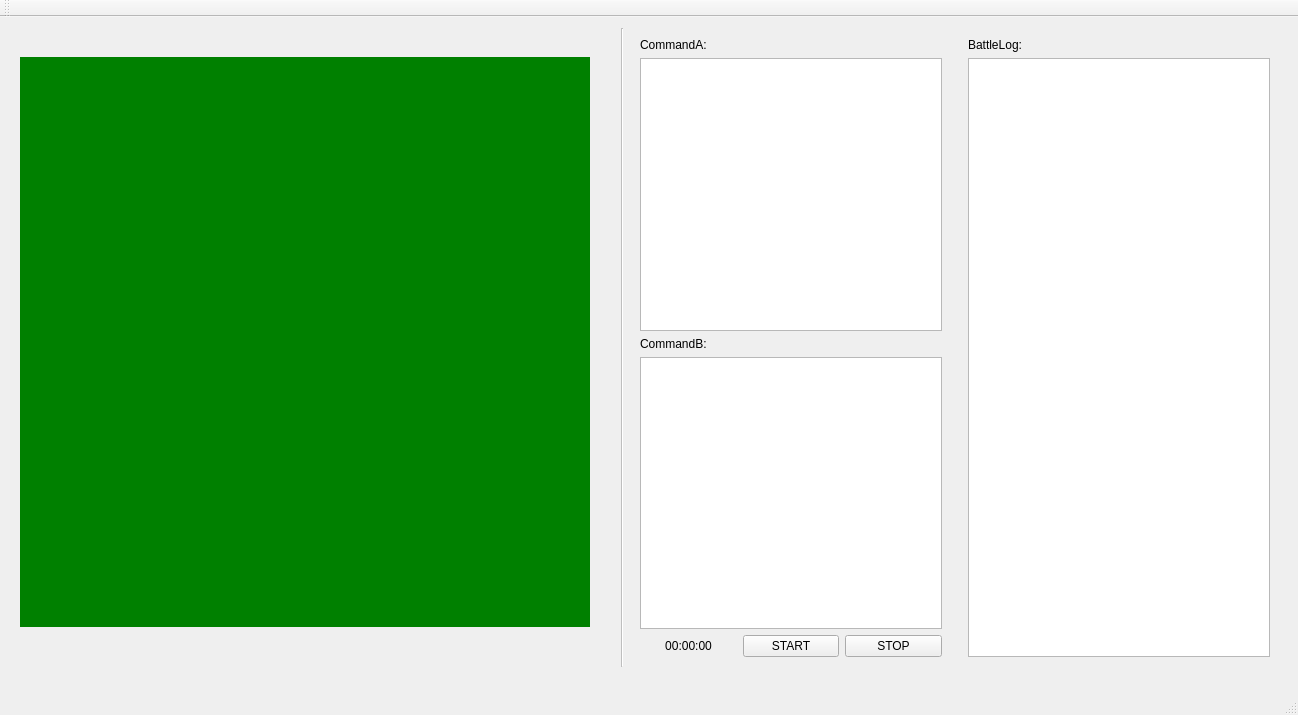
<?xml version="1.0" encoding="UTF-8"?>
<ui version="4.0">
 <class>MainFormClass</class>
 <widget class="QMainWindow" name="MainFormClass">
  <property name="geometry">
   <rect>
    <x>0</x>
    <y>0</y>
    <width>1298</width>
    <height>715</height>
   </rect>
  </property>
  <property name="sizePolicy">
   <sizepolicy hsizetype="Fixed" vsizetype="Fixed">
    <horstretch>0</horstretch>
    <verstretch>0</verstretch>
   </sizepolicy>
  </property>
  <property name="windowTitle">
   <string>BattleShip</string>
  </property>
  <property name="documentMode">
   <bool>false</bool>
  </property>
  <property name="dockNestingEnabled">
   <bool>false</bool>
  </property>
  <property name="unifiedTitleAndToolBarOnMac">
   <bool>false</bool>
  </property>
  <widget class="QWidget" name="centralWidget">
   <widget class="QWidget" name="layoutWidget">
    <property name="geometry">
     <rect>
      <x>610</x>
      <y>0</y>
      <width>681</width>
      <height>661</height>
     </rect>
    </property>
    <layout class="QGridLayout" name="gridLayout">
     <item row="1" column="0">
      <widget class="Line" name="line">
       <property name="enabled">
        <bool>false</bool>
       </property>
       <property name="sizePolicy">
        <sizepolicy hsizetype="Fixed" vsizetype="Preferred">
         <horstretch>0</horstretch>
         <verstretch>2</verstretch>
        </sizepolicy>
       </property>
       <property name="orientation">
        <enum>Qt::Vertical</enum>
       </property>
      </widget>
     </item>
     <item row="1" column="1">
      <layout class="QVBoxLayout" name="VL_Command">
       <property name="spacing">
        <number>6</number>
       </property>
       <property name="leftMargin">
        <number>10</number>
       </property>
       <property name="topMargin">
        <number>10</number>
       </property>
       <property name="rightMargin">
        <number>10</number>
       </property>
       <property name="bottomMargin">
        <number>10</number>
       </property>
       <item>
        <widget class="QLabel" name="Label_CommandA">
         <property name="text">
          <string>CommandA:</string>
         </property>
        </widget>
       </item>
       <item>
        <widget class="QPlainTextEdit" name="TextBox_CommandA">
         <property name="enabled">
          <bool>true</bool>
         </property>
        </widget>
       </item>
       <item>
        <widget class="QLabel" name="Label_CommandB">
         <property name="text">
          <string>CommandB:</string>
         </property>
        </widget>
       </item>
       <item>
        <widget class="QPlainTextEdit" name="TextBox_CommandB"/>
       </item>
       <item>
        <layout class="QHBoxLayout" name="horizontalLayout">
         <item>
          <widget class="QLabel" name="Label_GameTime">
           <property name="text">
            <string>00:00:00</string>
           </property>
           <property name="alignment">
            <set>Qt::AlignCenter</set>
           </property>
          </widget>
         </item>
         <item>
          <widget class="QPushButton" name="startButton">
           <property name="text">
            <string>START</string>
           </property>
          </widget>
         </item>
         <item>
          <widget class="QPushButton" name="stopButton">
           <property name="text">
            <string>STOP</string>
           </property>
          </widget>
         </item>
        </layout>
       </item>
      </layout>
     </item>
     <item row="1" column="2">
      <layout class="QVBoxLayout" name="VL_BattleLog">
       <property name="leftMargin">
        <number>10</number>
       </property>
       <property name="topMargin">
        <number>10</number>
       </property>
       <property name="rightMargin">
        <number>10</number>
       </property>
       <property name="bottomMargin">
        <number>10</number>
       </property>
       <item>
        <widget class="QLabel" name="Label_BattleLog">
         <property name="frameShape">
          <enum>QFrame::NoFrame</enum>
         </property>
         <property name="text">
          <string>BattleLog:</string>
         </property>
        </widget>
       </item>
       <item>
        <widget class="QTextEdit" name="TextBox_BattleLog">
         <property name="readOnly">
          <bool>true</bool>
         </property>
        </widget>
       </item>
      </layout>
     </item>
    </layout>
   </widget>
   <widget class="QLabel" name="Label_Map">
    <property name="geometry">
     <rect>
      <x>20</x>
      <y>40</y>
      <width>570</width>
      <height>570</height>
     </rect>
    </property>
    <property name="autoFillBackground">
     <bool>false</bool>
    </property>
    <property name="styleSheet">
     <string notr="true">QLabel{background-color: gray}</string>
    </property>
    <property name="frameShadow">
     <enum>QFrame::Plain</enum>
    </property>
    <property name="text">
     <string/>
    </property>
   </widget>
   <widget class="QLabel" name="Label_Battlefield">
    <property name="geometry">
     <rect>
      <x>20</x>
      <y>40</y>
      <width>570</width>
      <height>570</height>
     </rect>
    </property>
    <property name="styleSheet">
     <string notr="true">QLabel{background-color: green}</string>
    </property>
    <property name="text">
     <string/>
    </property>
   </widget>
   <zorder>Label_Map</zorder>
   <zorder>Label_Battlefield</zorder>
   <zorder>layoutWidget</zorder>
  </widget>
  <widget class="QMenuBar" name="menuBar">
   <property name="geometry">
    <rect>
     <x>0</x>
     <y>0</y>
     <width>1298</width>
     <height>21</height>
    </rect>
   </property>
  </widget>
  <widget class="QToolBar" name="mainToolBar">
   <attribute name="toolBarArea">
    <enum>TopToolBarArea</enum>
   </attribute>
   <attribute name="toolBarBreak">
    <bool>false</bool>
   </attribute>
  </widget>
  <widget class="QStatusBar" name="statusBar"/>
 </widget>
 <layoutdefault spacing="6" margin="11"/>
 <resources>
  <include location="mainform.qrc"/>
 </resources>
 <connections/>
</ui>
